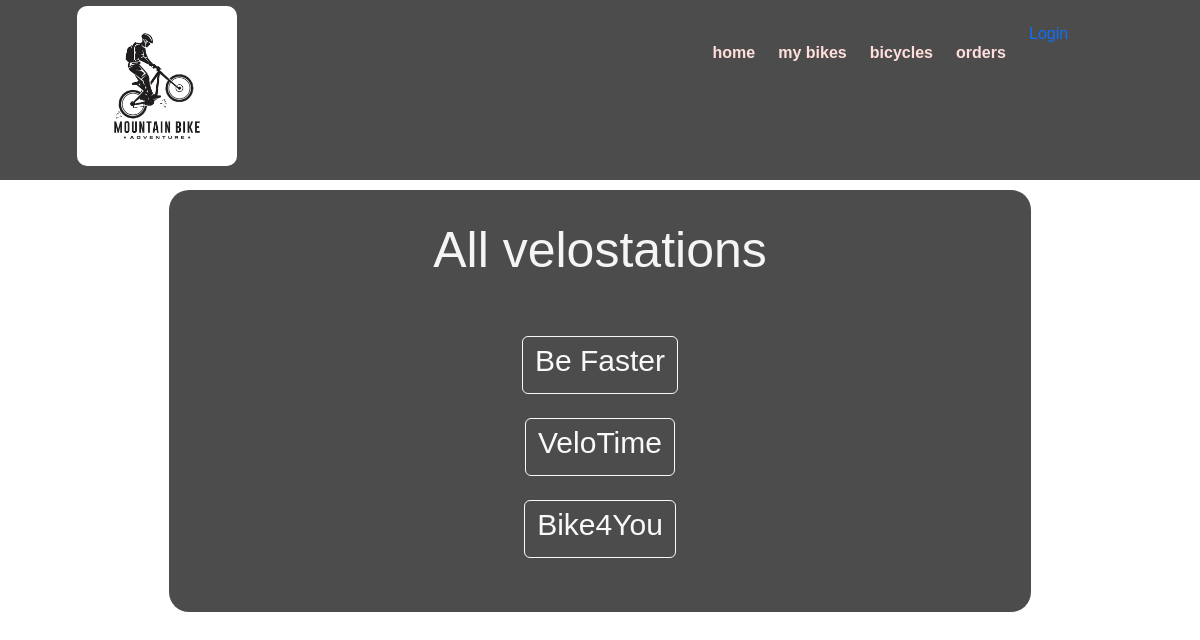
The page / on the database its author committed.
### homepage/models.py (models this page shows, shortened)
class BicycleStation(models.Model):
    name = models.CharField('Station name', max_length=50)

### homepage/views.py (the view)
# urls.py: path('', views.bicycleStationList, name="homePage"),
def bicycleStationList(request):
    data = {
        'bikeStations': BicycleStation.objects.all()
    }
    return render(request, 'homePage/stations.html', data)

### homepage/templates/homePage/stations.html (shortened to what this page needs)
{%extends 'layouts.html'%}
{% block content %}
<div class = "features">
    <h1>All velostations</h1>
    <br>
    <br>
    {%for station in bikeStations%}
    <a href="{% url 'bicycles' station.id %}" class = "btn btn-outline-light"><h3>{{station.name}} </h3></a>
    <br><br>
    {%endfor%}
</div>
{%endblock%}

### homepage/static/main/css/main.css (style rules this page uses)
body, html { background-image: url('../img/blured_back.bmp'); background-position: center; background-repeat: no-repeat; background-attachment: fixed; font-family: Arial, Helvetica, sans-serif; }
.bg-image { height:100%; }
main .features { z-index:1; position: absolute; margin-left:auto; margin-right:auto; top: 20%; left: 0; right: 0; color:whitesmoke; background-color: rgba(0,0,0, 0.7); float:center; margin-top:30px; text-align: center; width:862px; margin:30px auto 0 auto; border-radius:20px; padding: 30px; }
main .features h1 { font-size:50px; }
main .features h3 { font-size: 30px; }
main .features a { transition:transform .2s ease; }

### rows shown on the page
BicycleStation: name "Be Faster"
BicycleStation: name "VeloTime"
BicycleStation: name "Bike4You"
